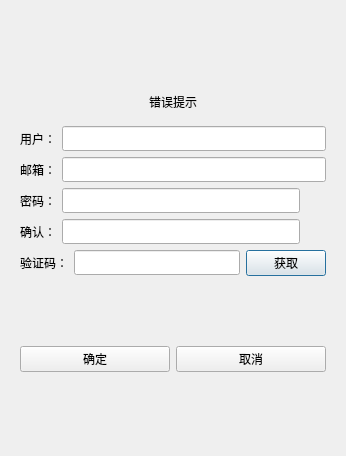
<?xml version="1.0" encoding="UTF-8"?>
<ui version="4.0">
 <class>RegisterDialog</class>
 <widget class="QDialog" name="RegisterDialog">
  <property name="geometry">
   <rect>
    <x>0</x>
    <y>0</y>
    <width>346</width>
    <height>456</height>
   </rect>
  </property>
  <property name="windowTitle">
   <string>Dialog</string>
  </property>
  <layout class="QVBoxLayout" name="verticalLayout_2">
   <item>
    <layout class="QVBoxLayout" name="verticalLayout">
     <property name="leftMargin">
      <number>0</number>
     </property>
     <property name="topMargin">
      <number>0</number>
     </property>
     <property name="rightMargin">
      <number>0</number>
     </property>
     <property name="bottomMargin">
      <number>0</number>
     </property>
     <item>
      <widget class="QStackedWidget" name="stackedWidget">
       <property name="currentIndex">
        <number>0</number>
       </property>
       <widget class="QWidget" name="page">
        <layout class="QVBoxLayout" name="verticalLayout_3">
         <item>
          <spacer name="verticalSpacer">
           <property name="orientation">
            <enum>Qt::Vertical</enum>
           </property>
           <property name="sizeHint" stdset="0">
            <size>
             <width>20</width>
             <height>40</height>
            </size>
           </property>
          </spacer>
         </item>
         <item>
          <widget class="QWidget" name="widget" native="true">
           <layout class="QHBoxLayout" name="horizontalLayout_7">
            <item>
             <widget class="QLabel" name="errLabel">
              <property name="text">
               <string>错误提示</string>
              </property>
              <property name="alignment">
               <set>Qt::AlignCenter</set>
              </property>
             </widget>
            </item>
           </layout>
          </widget>
         </item>
         <item>
          <layout class="QHBoxLayout" name="horizontalLayout">
           <item>
            <widget class="QLabel" name="userLabel">
             <property name="minimumSize">
              <size>
               <width>0</width>
               <height>25</height>
              </size>
             </property>
             <property name="text">
              <string>用户：</string>
             </property>
            </widget>
           </item>
           <item>
            <widget class="QLineEdit" name="userEdit">
             <property name="minimumSize">
              <size>
               <width>0</width>
               <height>25</height>
              </size>
             </property>
            </widget>
           </item>
          </layout>
         </item>
         <item>
          <layout class="QHBoxLayout" name="horizontalLayout_2">
           <item>
            <widget class="QLabel" name="mailLabel">
             <property name="minimumSize">
              <size>
               <width>0</width>
               <height>25</height>
              </size>
             </property>
             <property name="text">
              <string>邮箱：</string>
             </property>
            </widget>
           </item>
           <item>
            <widget class="QLineEdit" name="mailEdit">
             <property name="minimumSize">
              <size>
               <width>0</width>
               <height>25</height>
              </size>
             </property>
            </widget>
           </item>
          </layout>
         </item>
         <item>
          <layout class="QHBoxLayout" name="horizontalLayout_3">
           <item>
            <widget class="QLabel" name="passwdLabel">
             <property name="minimumSize">
              <size>
               <width>0</width>
               <height>25</height>
              </size>
             </property>
             <property name="text">
              <string>密码：</string>
             </property>
            </widget>
           </item>
           <item>
            <widget class="QLineEdit" name="passwdEdit">
             <property name="minimumSize">
              <size>
               <width>0</width>
               <height>25</height>
              </size>
             </property>
            </widget>
           </item>
           <item>
            <widget class="ClickedLabel" name="pass_visible">
             <property name="minimumSize">
              <size>
               <width>20</width>
               <height>20</height>
              </size>
             </property>
             <property name="maximumSize">
              <size>
               <width>20</width>
               <height>20</height>
              </size>
             </property>
             <property name="text">
              <string/>
             </property>
            </widget>
           </item>
          </layout>
         </item>
         <item>
          <layout class="QHBoxLayout" name="horizontalLayout_4">
           <item>
            <widget class="QLabel" name="confirmLabel">
             <property name="minimumSize">
              <size>
               <width>0</width>
               <height>25</height>
              </size>
             </property>
             <property name="text">
              <string>确认：</string>
             </property>
            </widget>
           </item>
           <item>
            <widget class="QLineEdit" name="confirmEdit">
             <property name="minimumSize">
              <size>
               <width>0</width>
               <height>25</height>
              </size>
             </property>
            </widget>
           </item>
           <item>
            <widget class="ClickedLabel" name="confirm_visible">
             <property name="minimumSize">
              <size>
               <width>20</width>
               <height>20</height>
              </size>
             </property>
             <property name="maximumSize">
              <size>
               <width>20</width>
               <height>20</height>
              </size>
             </property>
             <property name="text">
              <string/>
             </property>
            </widget>
           </item>
          </layout>
         </item>
         <item>
          <layout class="QHBoxLayout" name="horizontalLayout_6">
           <item>
            <widget class="QLabel" name="varifyLabel">
             <property name="minimumSize">
              <size>
               <width>0</width>
               <height>25</height>
              </size>
             </property>
             <property name="text">
              <string>验证码：</string>
             </property>
            </widget>
           </item>
           <item>
            <widget class="QLineEdit" name="varifyEdit">
             <property name="minimumSize">
              <size>
               <width>0</width>
               <height>25</height>
              </size>
             </property>
            </widget>
           </item>
           <item>
            <widget class="TimerBtn" name="getCode">
             <property name="minimumSize">
              <size>
               <width>0</width>
               <height>25</height>
              </size>
             </property>
             <property name="text">
              <string>获取</string>
             </property>
            </widget>
           </item>
          </layout>
         </item>
         <item>
          <spacer name="verticalSpacer_2">
           <property name="orientation">
            <enum>Qt::Vertical</enum>
           </property>
           <property name="sizeHint" stdset="0">
            <size>
             <width>20</width>
             <height>40</height>
            </size>
           </property>
          </spacer>
         </item>
         <item>
          <layout class="QHBoxLayout" name="horizontalLayout_5">
           <item>
            <widget class="QPushButton" name="comfirmButton">
             <property name="minimumSize">
              <size>
               <width>0</width>
               <height>25</height>
              </size>
             </property>
             <property name="text">
              <string>确定</string>
             </property>
            </widget>
           </item>
           <item>
            <widget class="QPushButton" name="pushButton_2">
             <property name="minimumSize">
              <size>
               <width>0</width>
               <height>25</height>
              </size>
             </property>
             <property name="text">
              <string>取消</string>
             </property>
            </widget>
           </item>
          </layout>
         </item>
         <item>
          <spacer name="verticalSpacer_3">
           <property name="orientation">
            <enum>Qt::Vertical</enum>
           </property>
           <property name="sizeHint" stdset="0">
            <size>
             <width>20</width>
             <height>40</height>
            </size>
           </property>
          </spacer>
         </item>
        </layout>
       </widget>
       <widget class="QWidget" name="page_2">
        <layout class="QVBoxLayout" name="verticalLayout_4">
         <item>
          <spacer name="verticalSpacer_4">
           <property name="orientation">
            <enum>Qt::Vertical</enum>
           </property>
           <property name="sizeHint" stdset="0">
            <size>
             <width>20</width>
             <height>40</height>
            </size>
           </property>
          </spacer>
         </item>
         <item>
          <widget class="QLabel" name="tipLabel">
           <property name="text">
            <string>注册成功，5s后返回</string>
           </property>
           <property name="alignment">
            <set>Qt::AlignCenter</set>
           </property>
          </widget>
         </item>
         <item>
          <widget class="QLabel" name="tipLabel_2">
           <property name="text">
            <string>点击“返回”按钮立即返回</string>
           </property>
           <property name="alignment">
            <set>Qt::AlignCenter</set>
           </property>
          </widget>
         </item>
         <item>
          <spacer name="verticalSpacer_5">
           <property name="orientation">
            <enum>Qt::Vertical</enum>
           </property>
           <property name="sizeHint" stdset="0">
            <size>
             <width>20</width>
             <height>40</height>
            </size>
           </property>
          </spacer>
         </item>
         <item>
          <widget class="QWidget" name="widget_2" native="true">
           <layout class="QHBoxLayout" name="horizontalLayout_8">
            <item>
             <spacer name="horizontalSpacer">
              <property name="orientation">
               <enum>Qt::Horizontal</enum>
              </property>
              <property name="sizeHint" stdset="0">
               <size>
                <width>40</width>
                <height>20</height>
               </size>
              </property>
             </spacer>
            </item>
            <item>
             <widget class="QPushButton" name="returnButton">
              <property name="minimumSize">
               <size>
                <width>0</width>
                <height>25</height>
               </size>
              </property>
              <property name="maximumSize">
               <size>
                <width>16777215</width>
                <height>25</height>
               </size>
              </property>
              <property name="text">
               <string>返回登录</string>
              </property>
             </widget>
            </item>
            <item>
             <spacer name="horizontalSpacer_2">
              <property name="orientation">
               <enum>Qt::Horizontal</enum>
              </property>
              <property name="sizeHint" stdset="0">
               <size>
                <width>40</width>
                <height>20</height>
               </size>
              </property>
             </spacer>
            </item>
           </layout>
          </widget>
         </item>
         <item>
          <spacer name="verticalSpacer_6">
           <property name="orientation">
            <enum>Qt::Vertical</enum>
           </property>
           <property name="sizeHint" stdset="0">
            <size>
             <width>20</width>
             <height>40</height>
            </size>
           </property>
          </spacer>
         </item>
        </layout>
       </widget>
      </widget>
     </item>
    </layout>
   </item>
  </layout>
 </widget>
 <customwidgets>
  <customwidget>
   <class>TimerBtn</class>
   <extends>QPushButton</extends>
   <header>timerbtn.h</header>
  </customwidget>
  <customwidget>
   <class>ClickedLabel</class>
   <extends>QLabel</extends>
   <header>clickedlabel.h</header>
  </customwidget>
 </customwidgets>
 <resources/>
 <connections/>
</ui>
